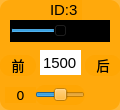
    <widget class="QWidget" name="widget_id3" native="true">
     <property name="geometry">
      <rect>
       <x>420</x>
       <y>345</y>
       <width>120</width>
       <height>110</height>
      </rect>
     </property>
     <property name="minimumSize">
      <size>
       <width>120</width>
       <height>110</height>
      </size>
     </property>
     <property name="maximumSize">
      <size>
       <width>120</width>
       <height>110</height>
      </size>
     </property>
     <property name="styleSheet">
      <string notr="true">background-color: rgb(255, 165, 0, 200);
border-radius:10px;</string>
     </property>
     <widget class="QLabel" name="label_ID3">
      <property name="geometry">
       <rect>
        <x>50</x>
        <y>0</y>
        <width>32</width>
        <height>20</height>
       </rect>
      </property>
      <property name="font">
       <font>
        <family>Arial</family>
        <pointsize>11</pointsize>
       </font>
      </property>
      <property name="styleSheet">
       <string notr="true">background-color: rgb(255, 255, 255， 0);
border-radius:0px;</string>
      </property>
      <property name="text">
       <string>ID:3</string>
      </property>
     </widget>
     <widget class="QSlider" name="horizontalSlider_servo3">
      <property name="geometry">
       <rect>
        <x>10</x>
        <y>20</y>
        <width>100</width>
        <height>22</height>
       </rect>
      </property>
      <property name="layoutDirection">
       <enum>Qt::LeftToRight</enum>
      </property>
      <property name="autoFillBackground">
       <bool>false</bool>
      </property>
      <property name="styleSheet">
       <string notr="true">background-color: rgb(0, 0, 0);
border-radius:0px;</string>
      </property>
      <property name="minimum">
       <number>500</number>
      </property>
      <property name="maximum">
       <number>2500</number>
      </property>
      <property name="pageStep">
       <number>1</number>
      </property>
      <property name="value">
       <number>1500</number>
      </property>
      <property name="sliderPosition">
       <number>1500</number>
      </property>
      <property name="orientation">
       <enum>Qt::Horizontal</enum>
      </property>
     </widget>
     <widget class="QLineEdit" name="lineEdit_servo3">
      <property name="geometry">
       <rect>
        <x>40</x>
        <y>50</y>
        <width>41</width>
        <height>25</height>
       </rect>
      </property>
      <property name="font">
       <font>
        <family>Arial</family>
        <pointsize>11</pointsize>
       </font>
      </property>
      <property name="autoFillBackground">
       <bool>false</bool>
      </property>
      <property name="styleSheet">
       <string notr="true">background-color: rgb(255, 255, 255);
border-radius:0px;</string>
      </property>
      <property name="text">
       <string>1500</string>
      </property>
      <property name="alignment">
       <set>Qt::AlignCenter</set>
      </property>
      <property name="readOnly">
       <bool>false</bool>
      </property>
     </widget>
     <widget class="QLabel" name="label_servoR_3">
      <property name="geometry">
       <rect>
        <x>85</x>
        <y>55</y>
        <width>36</width>
        <height>21</height>
       </rect>
      </property>
      <property name="font">
       <font>
        <family>黑体</family>
        <pointsize>10</pointsize>
       </font>
      </property>
      <property name="styleSheet">
       <string notr="true">background-color: rgb(255, 255, 255， 0);</string>
      </property>
      <property name="text">
       <string>&lt;html&gt;&lt;head/&gt;&lt;body&gt;&lt;p align=&quot;center&quot;&gt;后&lt;/p&gt;&lt;/body&gt;&lt;/html&gt;</string>
      </property>
     </widget>
     <widget class="QLabel" name="label_d3">
      <property name="geometry">
       <rect>
        <x>5</x>
        <y>87</y>
        <width>31</width>
        <height>16</height>
       </rect>
      </property>
      <property name="font">
       <font>
        <family>DejaVu Sans</family>
        <pointsize>10</pointsize>
       </font>
      </property>
      <property name="styleSheet">
       <string notr="true">background-color: rgb(255, 255, 255， 0);</string>
      </property>
      <property name="text">
       <string>0</string>
      </property>
      <property name="alignment">
       <set>Qt::AlignCenter</set>
      </property>
     </widget>
     <widget class="QLabel" name="label_servoL_3">
      <property name="geometry">
       <rect>
        <x>0</x>
        <y>55</y>
        <width>36</width>
        <height>21</height>
       </rect>
      </property>
      <property name="font">
       <font>
        <family>黑体</family>
        <pointsize>10</pointsize>
       </font>
      </property>
      <property name="styleSheet">
       <string notr="true">background-color: rgb(255, 255, 255， 0);</string>
      </property>
      <property name="text">
       <string>&lt;html&gt;&lt;head/&gt;&lt;body&gt;&lt;p align=&quot;center&quot;&gt;前&lt;/p&gt;&lt;/body&gt;&lt;/html&gt;</string>
      </property>
     </widget>
     <widget class="QSlider" name="horizontalSlider_deviation3">
      <property name="geometry">
       <rect>
        <x>35</x>
        <y>85</y>
        <width>50</width>
        <height>20</height>
       </rect>
      </property>
      <property name="layoutDirection">
       <enum>Qt::LeftToRight</enum>
      </property>
      <property name="styleSheet">
       <string notr="true">background-color: rgb(255, 255, 255， 0);</string>
      </property>
      <property name="minimum">
       <number>-100</number>
      </property>
      <property name="maximum">
       <number>100</number>
      </property>
      <property name="pageStep">
       <number>1</number>
      </property>
      <property name="orientation">
       <enum>Qt::Horizontal</enum>
      </property>
     </widget>
    </widget>
